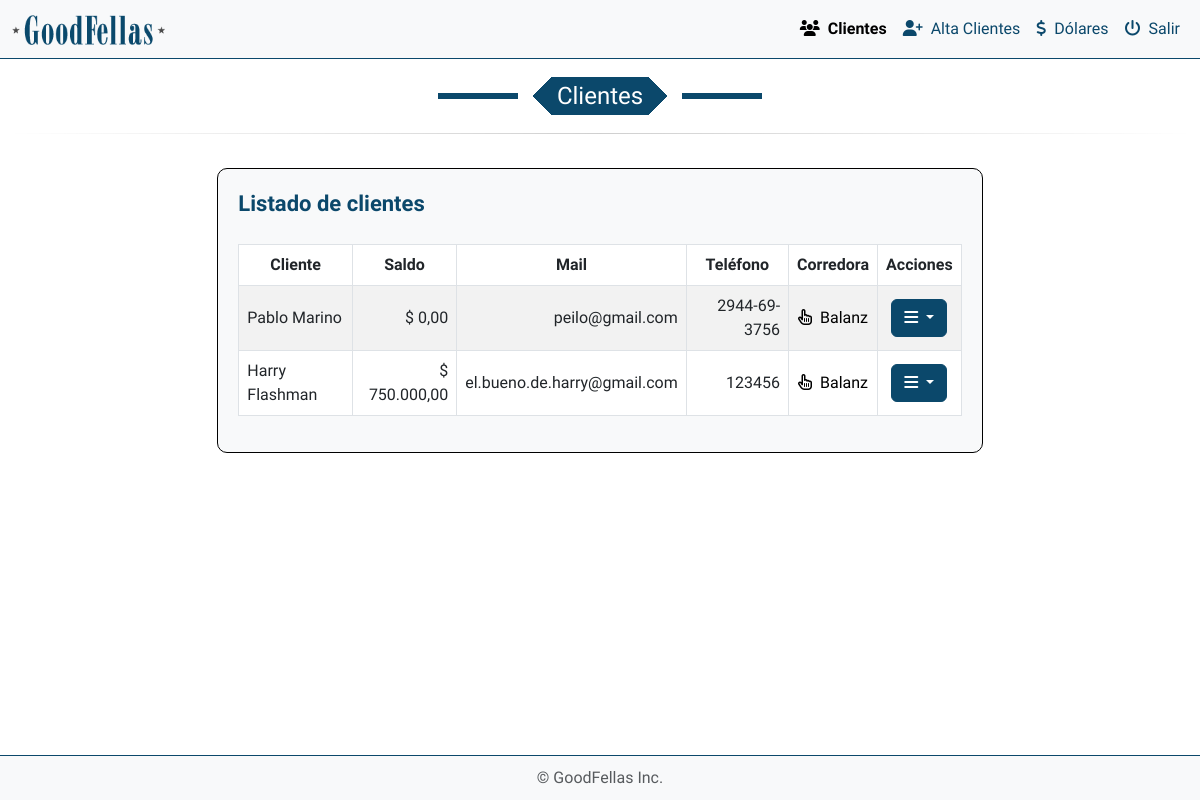
/backend/lista_clientes.php (signed in), run on an earlier commit of the app's database.
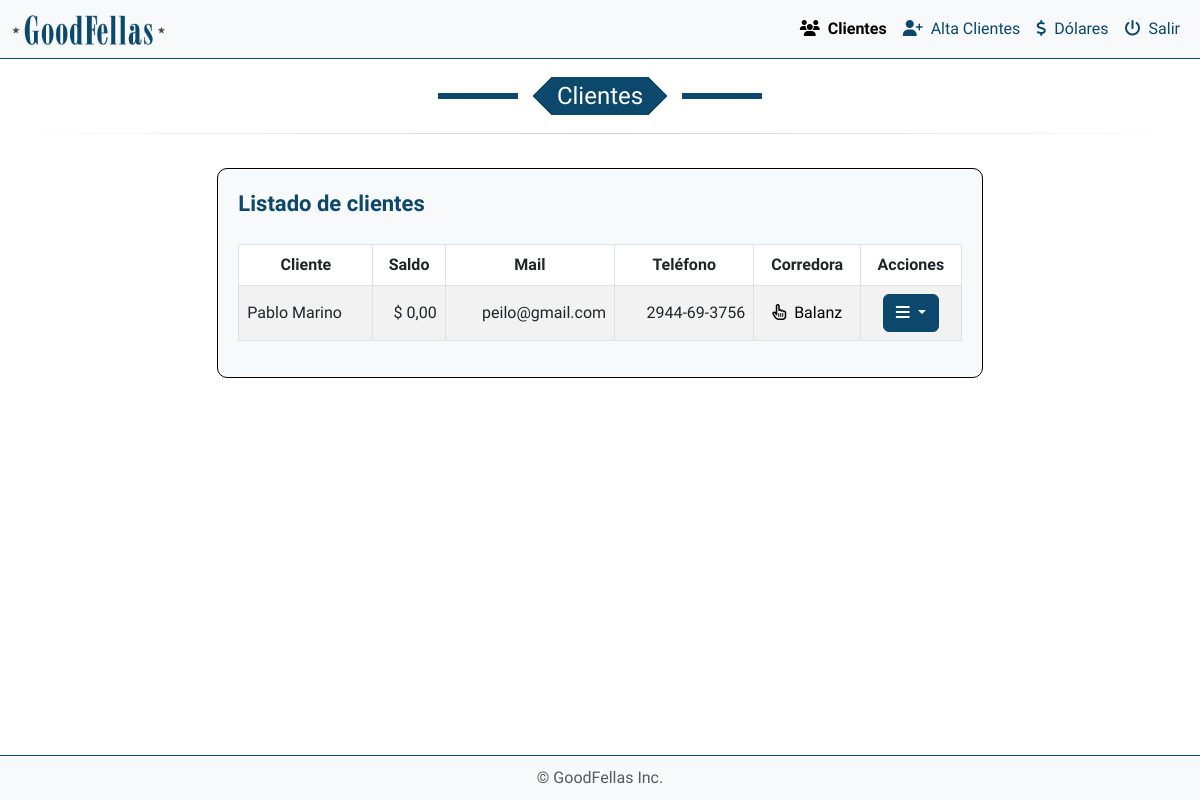
And on a later commit of the database.
### tables this page shows
CREATE TABLE `clientes` (
  `email` varchar(100) NOT NULL,
  `password` varchar(255) NOT NULL,
  `nombre` varchar(50) NOT NULL,
  `apellido` varchar(50) NOT NULL,
  `telefono` varchar(20) DEFAULT NULL,
  `corredora` varchar(100) DEFAULT NULL,
  `url` varchar(255) DEFAULT NULL,
  `cliente_id` int(11) NOT NULL
);

### public_html/funciones/formato_dinero.php (called while the page is built, shortened)
<?php
if (!function_exists('formatear_dinero')) {
    function formatear_dinero($numero)
    {
        return number_format($numero, 2, ',', '.');
    }
}

### public_html/backend/lista_clientes.php (the view, shortened to what this page needs)
<?php
require_once '../../config/config.php';
require_once '../funciones/formato_dinero.php';
$clientes = [];
try {
    $sql = "SELECT cliente_id, nombre, apellido, email, telefono, corredora, url FROM clientes";
    $stmt = $conexion->prepare($sql);
    $stmt->execute();
    $resultado = $stmt->fetchAll();
    foreach ($resultado as $row) {
        $cliente_id = $row['cliente_id'];
        $balance_sql = "SELECT efectivo FROM balance WHERE cliente_id = :cliente_id";
        $balance_stmt = $conexion->prepare($balance_sql);
        $balance_stmt->bindParam(':cliente_id', $cliente_id, PDO::PARAM_INT);
        $balance_stmt->execute();
        $balance_row = $balance_stmt->fetch();
        $row['efectivo'] = $balance_row ? $balance_row['efectivo'] : null;
        $clientes[] = $row;
    }
} catch (PDOException $e) {
    error_log("Error al obtener los clientes: " . $e->getMessage());
    die("Hubo un problema al cargar los datos de los clientes.");
}
?>
<!DOCTYPE html>
<html lang="es">
<head>
    <link rel="stylesheet" href="https://cdn.jsdelivr.net/npm/bootstrap@5.3.0-alpha3/dist/css/bootstrap.min.css">
    <link rel="stylesheet" href="https://cdnjs.cloudflare.com/ajax/libs/bootstrap-icons/1.10.3/font/bootstrap-icons.min.css">
    <link rel="stylesheet" href="https://cdnjs.cloudflare.com/ajax/libs/font-awesome/6.4.0/css/all.min.css">
    <link rel="stylesheet" href="../css/style.css">
</head>
<body>
    <nav class="navbar navbar-expand-lg navbar-light bg-light fixed-top">
        <div class="container-fluid">
            <a class="navbar-brand" href="#">
                <img src="../img/logo.png" alt="Logo" title="GoodFellas" />
            </a>
            <div class="collapse navbar-collapse" id="navbarNavDropdown">
                <ul class="navbar-nav ms-auto">
                    <li class="nav-item">
                        <a class="nav-link active" href="lista_clientes.php"><i class="fa-solid fa-users me-2"></i>Clientes</a>
                    </li>
                    <li class="nav-item">
                        <a class="nav-link" href="alta_clientes.php"><i class="fa-solid fa-user-plus me-2"></i>Alta Clientes</a>
                    </li>
                    <li class="nav-item">
                        <a class="nav-link" href="dolares.php"><i class="fa-solid fa-dollar-sign me-2"></i>Dólares</a>
                    </li>
                    <li class="nav-item">
                        <a class="nav-link" href="../logout.php"><i class="fa-solid fa-power-off me-2"></i>Salir</a>
                    </li>
                </ul>
            </div>
        </div>
    </nav>
    <div class="row mx-2 mt-navbar">
        <div class="col-12 text-center">
            <h4 class="fancy">Clientes</h4>
        </div>
        <hr class="mod">
        <div class="col-2"></div>
        <div class="col-8 text-center">
            <div class="container-fluid my-4 efectivo">
                <h5 class="me-2 cartera titulo-botones mb-4">Listado de clientes</h5>
                <div class="table-responsive">
                    <table id="clientes" class="table table-bordered table-striped">
                        <thead class="bg-secondary text-white">
                            <tr>
                                <th>Cliente</th>
                                <th>Saldo</th>
                                <th>Mail</th>
                                <th>Teléfono</th>
                                <th>Corredora</th>
                                <th colspan="6" class="text-center">Acciones</th>
                            </tr>
                        </thead>
                        <tbody>
                            <?php foreach ($clientes as $row): ?>
                                <tr>
                                    <td class="text-left"><?php echo htmlspecialchars($row['nombre'] . ' ' . $row['apellido']); ?></td>
                                    <td class="text-right">$ <?php echo htmlspecialchars(formatear_dinero($row['efectivo'])); ?></td>
                                    <td class="text-right"><?php echo htmlspecialchars($row['email']); ?></td>
                                    <td class="text-right"><?php echo htmlspecialchars($row['telefono']); ?></td>
                                    <td>
                                        <a href="<?php echo htmlspecialchars($row['url']); ?>" target="_blank" class="cliente-link">
                                            <i class="fa-regular fa-hand-pointer me-2"></i><?php echo htmlspecialchars($row['corredora']); ?>
                                        </a>
                                    </td>
                                    <td class="text-center">
                                        <div class="dropdown d-flex justify-content-center">
                                            <button class="btn custom-btn dropdown-toggle" type="button" id="dropdownMenuButton"
                                                data-bs-toggle="dropdown" aria-expanded="false" title="Acciones">
                                                <i class="fa-solid fa-bars"></i>
                                            </button>
                                        </div>
                                    </td>
                                </tr>
                            <?php endforeach; ?>
                        </tbody>
                    </table>
                </div>
            </div>
        </div>
        <div class="col-2"></div>
    </div>
    <footer class="footer bg-light">
        <div class="container">
            <span class="text-muted">© GoodFellas Inc.</span>
        </div>
    </footer>
</body>
</html>

### public_html/css/style.css (style rules this page uses)
body { font-family: "Nunito Sans", serif; }
body { display: flex; flex-direction: column; min-height: 100vh; }
.footer { background-color: #f8f9fa; text-align: center; padding: 10px 0; border-top: 1px solid #0B486B; position: fixed; width: 100%; bottom: 0; }
.nav-link { color: #0B486B; font-family: "Ubuntu", serif; }
.nav-link.active { color: #0B486B; font-weight: bold; }
.fancy { --b: 6px; --w: 80px; --g: 15px; --c: #0B486B; width: fit-content; font-family: "Nunito Sans", serif; padding: 0 1em; line-height: 1.6em; color: #fff; background: conic-gradient(from 45deg at left ,var(--c) 25%,#0000 0) 0, conic-gradient(from -135deg at right,var(--c) 25%,#0000 0) 100%; background-size: 51% 100%; background-repeat: no-repeat; border-image: linear-gradient( #0000 calc(50% - var(--b)/2), var(--c) 0 calc(50% + var(--b)/2), #0000 0) 1/0 var(--w)/calc(var(--w) + var(--g)); margin-inline: auto; }
hr.mod { border: 0; height: 1px; background-image: linear-gradient(to right, rgba(0, 0, 0, 0), rgba(0, 0, 0, 0.75), rgba(0, 0, 0, 0)); margin: 10px 0px 10px 0px; }
h5 { font-weight: 300; font-size: 22px; line-height: 1.4em; color: #404040; font-family: "Nunito Sans", serif; }
.custom-btn { background-color: #0b486b !important; border-color: #0b486b !important; color: #fff !important; }
.table-responsive { overflow-x: auto; }
@media (min-width: 768px) { .table-responsive { overflow-x: visible; } }
.efectivo { border: 1px solid black; border-radius: 10px; background-color: #f8f9fa; padding: 20px; align-items: center; justify-content: space-between; }
.titulo-botones { display: flex; flex-direction: column; align-items: flex-start; width: 100%; }
.cartera { color: #0B486B; font-weight: bold; }
thead { background-color: transparent !important; }
.table-bordered { border: none; }
.table-bordered th, .table-bordered td { border: 1px solid #dee2e6; }
.table td, .table th { vertical-align: middle; }
th.text-center { text-align: center; }
td.text-center { text-align: center; }
.navbar { border-bottom: 1px solid #0B486B; }
.navbar-brand { left: 1rem; }
.navbar-brand img { height: 30px; }
.mt-navbar { margin-top: 77px; }
.text-right { text-align: right; }
.text-left { text-align: left; }
footer { z-index: 9998; }
.cliente-link { color: #000; text-decoration: none; }

What changed in the data, as far as the page shows it:
removed clientes: nombre+apellido "Harry Flashman", efectivo "750.000,00", email "el.bueno.de.harry@gmail.com", telefono "123456", corredora "Balanz"
